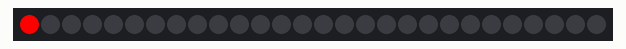
Recording of a sketch running on a simulated Arduino Uno, built with avr-gcc and run on an emulated ATmega328P. On the bench: 28 RGB LEDs in strip order, left to right.

Above: at 0.47 s.
At 2.29 s:
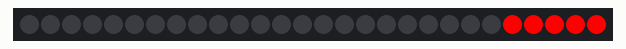
At 4.12 s:
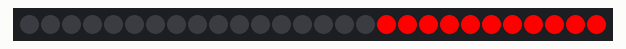
At 7.77 s:
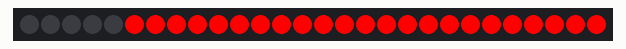
At 12.64 s:
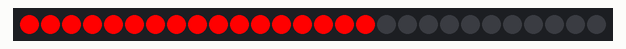
At 17.82 s:
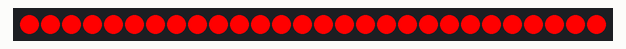

Measured:
- by itself, everything shown: repeats every 17.0 s, in 56 steps

The sketch:

neo.ino
```cpp
// about: play with neo led lib
#include <Adafruit_NeoPixel.h>

// Parameter 1 = number of pixels in strip
// Parameter 2 = pin number (most are valid)
// Parameter 3 = pixel type flags, add together as needed:
//   NEO_RGB     Pixels are wired for RGB bitstream
//   NEO_GRB     Pixels are wired for GRB bitstream
//   NEO_KHZ400  400 KHz bitstream (e.g. FLORA pixels)
//   NEO_KHZ800  800 KHz bitstream (e.g. High Density LED strip)
Adafruit_NeoPixel strip = Adafruit_NeoPixel(28, 2, NEO_GRB + NEO_KHZ800);

void setup()
{
  strip.begin();
  strip.show(); // Initialize all pixels to 'off'
}

void loop()
{
  // Some example procedures showing how to display to the pixels:
  int kctime = 10;
  colorWipe(strip.Color(0, 0, 0), kctime);   // off
  colorWipe(strip.Color(255, 0, 0), kctime); // Red
                                             // colorWipe(strip.Color(0, 0, 0), kctime); // off
  // colorWipe(strip.Color(0, 255, 0), kctime); // Green
  // colorWipe(strip.Color(0, 0, 0), kctime); // off
  // colorWipe(strip.Color(0, 0, 255), kctime); // Blue
  // colorWipe(strip.Color(0, 0, 0), kctime); // off
  // rainbowCycle(kctime);
  // rainbowCycle(kctime);
  // rainbow(kctime);
  // rainbow(kctime);
  // rainbow(kctime);
  // colorWipe(strip.Color(0, 0, 0), kctime); // off

  // rainbowCycle(kctime);
  //  colorWipe(strip.Color(0, 0, 0), kctime); // off
  // firePixel(strip.Color(255, 0, 0),strip.Color(0, 0, 0),kctime);
  //  firePixel(strip.Color(0, 0, 255),strip.Color(0, 0, 0),kctime);
  //  firePixel(strip.Color(255, 255, 255),strip.Color(0, 0, 0),kctime);
  //   firePixel(strip.Color(255, 0, 0),strip.Color(0, 0, 0),kctime);
  //  firePixel(strip.Color(0, 0, 255),strip.Color(0, 0, 0),kctime);
  //  firePixel(strip.Color(255, 255, 255),strip.Color(0, 0, 0),kctime);
  //   firePixel(strip.Color(255, 0, 0),strip.Color(0, 0, 0),kctime);
  //  firePixel(strip.Color(0, 0, 255),strip.Color(0, 0, 0),kctime);
  //  firePixel(strip.Color(255, 255, 255),strip.Color(0, 0, 0),kctime);
  // setPixel(20,strip.Color(0,0,55));
}

void setPixel(int number, uint32_t c)
{
  if (number < strip.numPixels())
  {
    strip.setPixelColor(number, c);
    strip.show();
  }
}

// Fill the dots one after the other with a color
void colorWipe(uint32_t c, uint8_t wait)
{
  for (uint16_t i = 0; i < strip.numPixels(); i++)
  {
    strip.setPixelColor(i, c);
    strip.show();
    delay(wait);
  }
}

// pixel color to shoot out, backcolor, wait
void firePixel(uint32_t c, uint32_t b, uint8_t wait)
{
  for (uint16_t i = 0; i < strip.numPixels(); i++)
  {
    strip.setPixelColor(i, c);
    strip.show();
    delay(wait);
    strip.setPixelColor(i, b);
    strip.show();
  }
}

void rainbow(uint8_t wait)
{
  uint16_t i, j;

  for (j = 0; j < 256; j++)
  {
    for (i = 0; i < strip.numPixels(); i++)
    {
      strip.setPixelColor(i, Wheel((i + j) & 255));
    }
    strip.show();
    delay(wait);
  }
}

// Slightly different, this makes the rainbow equally distributed throughout
void rainbowCycle(uint8_t wait)
{
  uint16_t i, j;

  for (j = 0; j < 256 * 5; j++)
  { // 5 cycles of all colors on wheel
    for (i = 0; i < strip.numPixels(); i++)
    {
      strip.setPixelColor(i, Wheel(((i * 256 / strip.numPixels()) + j) & 255));
    }
    strip.show();
    if (wait != -1)
    {
      // delay(wait);
    }
  }
}

// Input a value 0 to 255 to get a color value.
// The colours are a transition r - g - b - back to r.
uint32_t Wheel(byte WheelPos)
{
  if (WheelPos < 85)
  {
    return strip.Color(WheelPos * 3, 255 - WheelPos * 3, 0);
  }
  else if (WheelPos < 170)
  {
    WheelPos -= 85;
    return strip.Color(255 - WheelPos * 3, 0, WheelPos * 3);
  }
  else
  {
    WheelPos -= 170;
    return strip.Color(0, WheelPos * 3, 255 - WheelPos * 3);
  }
}
```
